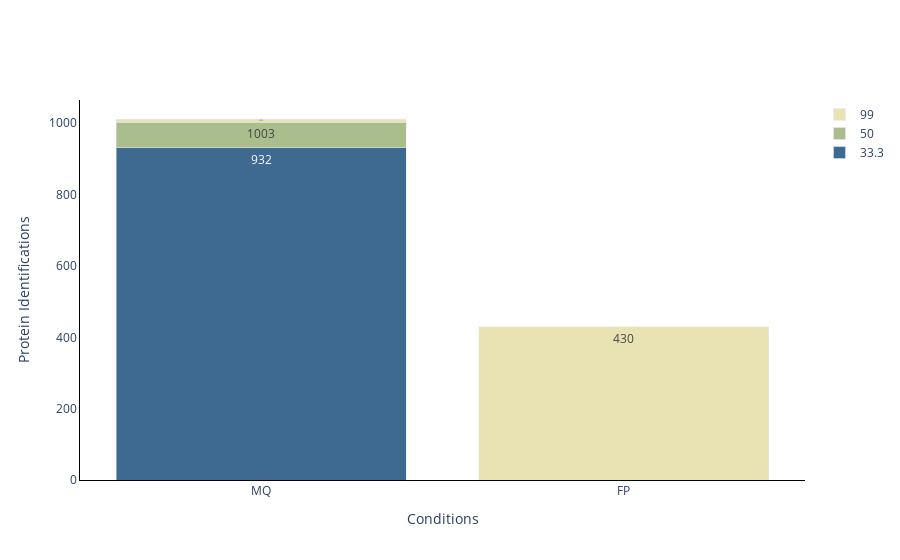

Notebook source saved alongside this figure:
### Code cell
#Missing val plot plot(protein and peptides)
plot_options={
            "mean label": "True",
            "error bar": "ci95", #None, stdev, or ci95
            "X Title": "Conditions",
            "cutoffs": [33.3,50,99],
            "Y Title": "Protein Identifications",
            "color": ["#3E6990", "#7aa8e6","#AABD8C", "#E9E3B4", "#C6878F", "#fac8d3","#F39B6D",  "pink",
                  "orange", "brown", "pink", "gray", "olive", "cyan", "black","red",
                  "yellow","green","blue","indigo","violet"],
            "width": 700,
            "height": 450,
            "font": dict(size=32, family="Arial black"),
            "ID mode": "stacked",#stacked
            "Group By X": "Conditions", #ID_Mode does MS2 vs MBR
        }
plot_options["plot_type"] = "1" # 1 is protein, 2 is peptide
figure ,_ ,_ =plotter.Missing_Values_Plots(data_obj, plot_options, saved_settings)
figure.write_image("greedy_missing_val.png", scale=10, width = 1000, height=1000)
figure.show()

### Figure 1 — Plotly figure (JSON) as saved in the notebook; plotly's stock layout.template omitted (floating-point values rounded to 4 significant figures)
{"data": [{"marker": {"color": "#3E6990"}, "name": "33.3", "text": ["932", "0"], "type": "bar", "x": ["MQ", "FP"], "y": [932, 0]}, {"base": [932, 0], "marker": {"color": "#AABD8C"}, "name": "50", "text": ["1003", "0"], "type": "bar", "x": ["MQ", "FP"], "y": [71, 0]}, {"base": [1003, 0], "marker": {"color": "#E9E3B4"}, "name": "99", "text": ["1012", "430"], "type": "bar", "x": ["MQ", "FP"], "y": [9, 430]}], "layout": {"barmode": "stack", "paper_bgcolor": "rgba(255,255,255,255)", "plot_bgcolor": "rgba(255, 255, 255, 255)", "xaxis": {"categoryarray": ["MQ", "FP"], "categoryorder": "array", "linecolor": "black", "linewidth": 1, "showline": true, "title": {"text": "Conditions"}}, "yaxis": {"linecolor": "black", "linewidth": 1, "showline": true, "title": {"text": "Protein Identifications"}}}}
